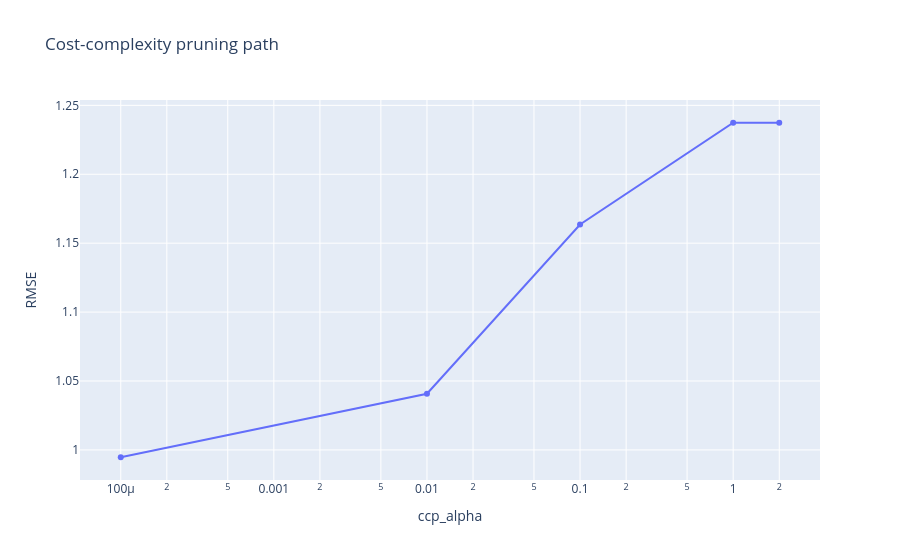

Write notebook code for a chart like this one.
### Code cell
pruning_fig = px.line(
    pruning_results, x="ccp_alpha", y="validation_RMSE",
    markers=True, hover_data=["leaves"], log_x=True,
    title="Cost-complexity pruning path",
    labels={"validation_RMSE": "RMSE"},
)
pruning_fig.show()

### Figure 1 — Plotly figure (JSON) as saved in the notebook; plotly's stock layout.template omitted (floating-point values rounded to 4 significant figures)
{"data": [{"customdata": [[595], [22], [2], [1], [1]], "hovertemplate": "ccp_alpha=%{x}<br>RMSE=%{y}<br>leaves=%{customdata[0]}<extra></extra>", "legendgroup": "", "line": {"color": "#636efa", "dash": "solid"}, "marker": {"symbol": "circle"}, "mode": "lines+markers", "name": "", "orientation": "v", "showlegend": false, "type": "scatter", "x": [0.0001, 0.01, 0.1, 1.0, 2.0], "xaxis": "x", "y": [0.9947, 1.041, 1.164, 1.237, 1.237], "yaxis": "y"}], "layout": {"legend": {"tracegroupgap": 0}, "title": {"text": "Cost-complexity pruning path"}, "xaxis": {"anchor": "y", "domain": [0, 1], "title": {"text": "ccp_alpha"}, "type": "log"}, "yaxis": {"anchor": "x", "domain": [0, 1], "title": {"text": "RMSE"}}}}
